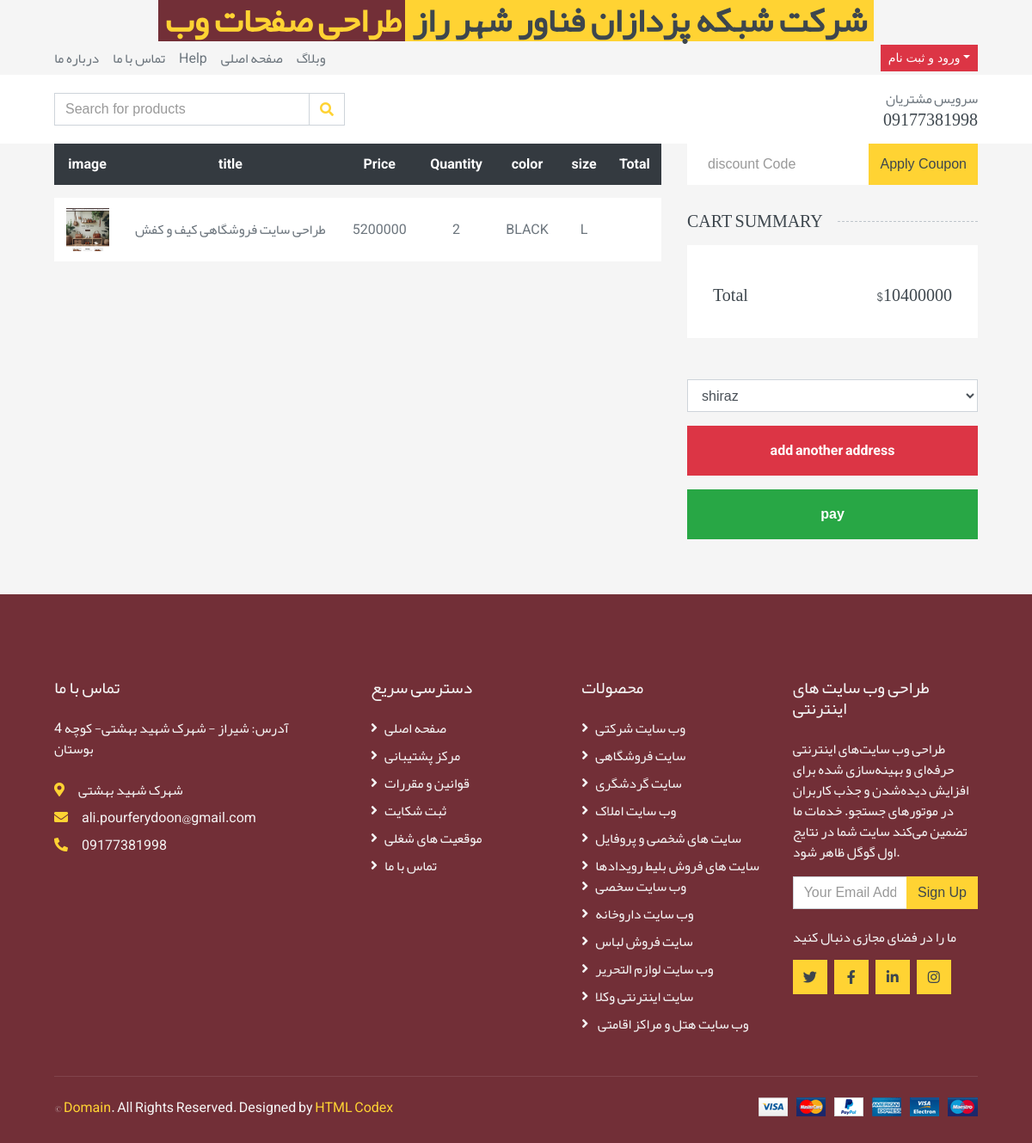
The page /cart/order/2 (signed in) on the database its author committed.
### cart/models.py (models this page shows, shortened)
class OrderItem(models.Model):
    order = models.ForeignKey(Order , on_delete=models.CASCADE , related_name= 'items')
    product = models.ForeignKey(Product , on_delete=models.CASCADE , related_name='items')
    size = models.CharField(max_length=12)
    color = models.CharField(max_length=12)
    quantity = models.IntegerField()
    price = models.IntegerField()

class Order(models.Model):
    user = models.ForeignKey(User,on_delete=models.CASCADE,related_name='order')
    total_price = models.IntegerField(default=0)
    created_at = models.DateTimeField(auto_now_add=True)
    is_paid = models.BooleanField(default=False)
    address = models.TextField(blank=True,null=True)

### product/models.py (models this page shows, shortened)
class Product(models.Model):
    category = models.ManyToManyField(Category,blank=True,null=True)
    title = models.CharField(max_length=50)
    description =models.TextField()
    price = models.IntegerField()
    discount = models.IntegerField()
    image = models.ImageField(upload_to='products')
    size =models.ManyToManyField("Size", related_name='products', null=True , blank=True)
    color = models.ManyToManyField("Color", related_name='products')

### cart/views.py (the view)
# urls.py: path('order/<int:pk>',views.OrderDetailView.as_view(),name='order_detail'),
class OrderDetailView(LoginRequiredMixin,View):
    def get(self , request , pk):
        order = get_object_or_404(Order,id=pk)
        return render(request,'cart/order_detail.html',{'order':order})

### cart/templates/cart/order_detail.html (shortened to what this page needs)
{% extends "base.html" %}
{% load static %}
{% block main %}
    <div class="container-fluid">
        <div class="row px-xl-5">
            <div class="col-lg-8 table-responsive mb-5">
                <table class="table table-light table-borderless table-hover text-center mb-0">
                    <thead class="thead-dark">
                        <tr>
                            <th>image</th>
                            <th>title</th>
                            <th>Price</th>
                            <th>Quantity</th>
                            <th>color</th>
                            <th>size</th>
                            <th>Total</th>
                        </tr>
                    </thead>
                    <tbody class="align-middle">
                        {% for item in order.items.all %}
                            <tr>
                            <td class="align-middle"><img src="{{item.product.image.url}}" alt="" style="width: 50px;"></td>
                            <td class="align-middle"> {{item.product.title}}</td>
                            <td class="align-middle">{{item.price}}</td>
                            <td class="align-middle">{{item.quantity}}</td>
                            <td class="align-middle">{{item.color}}</td>
                            <td class="align-middle">{{item.size}}</td>
                            <td class="align-middle">{{item.total}}</td>
                        </tr>
                        {% endfor %}
                    </tbody>
                </table>
            </div>
            <div class="col-lg-4">
                <form class="mb-30" action="{% url "cart:apply_discount" order.id %}" method="post">
                    <div class="input-group">
                        <input name="discount_code" type="text" class="form-control border-0 p-4" placeholder="discount Code">
                        <div class="input-group-append">
                            <button class="btn btn-primary">Apply Coupon</button>
                        </div>
                    </div>
                </form>
                <h5 class="section-title position-relative text-uppercase mb-3"><span class="bg-secondary pr-3">Cart Summary</span></h5>
                <div class="bg-light p-30 mb-5">
                    <div class="pt-2">
                        <div class="d-flex justify-content-between mt-2">
                            <h5>Total</h5>
                            <h5>${{ order.total_price }}</h5>
                        </div>
                    </div>
                </div>
            {% if request.user.addresses.all  %}
            <form action="{% url "cart:send_request" order.id %} " method="post">
            <select name="address" class="form-control" aria-label="Default select example">
            {% for address  in request.user.addresses.all %}
            <option value="{{address.id }}">{{address.address }}</option>
            {% endfor %}
            </select>
            <a href=" {% url "account:add_address" %}?next={% url "cart:order_detail" order.id %} "
            class="btn btn-block btn-danger font-weight-bold my-3 py-3">add another address</a>
            <button type="submit" class="btn btn-block btn-success font-weight-bold my-3 py-3">pay</button>
            </form>
            {% else %}
            <a href=" {% url "account:add_address" %}?next={% url "cart:order_detail" order.id %} "
            class="btn btn-block btn-danger font-weight-bold my-3 py-3">you dont have any address</a>
            {% endif %}
            </div>
        </div>
    </div>
{% endblock main %}

### rows shown on the page
OrderItem: product.image (picture), product "طراحی سایت فروشگاهی کیف و کفش", price "5200000", quantity "2", color "BLACK", size "L"
Order: total_price "10400000"

### other values the page prints
form field address "shiraz"
